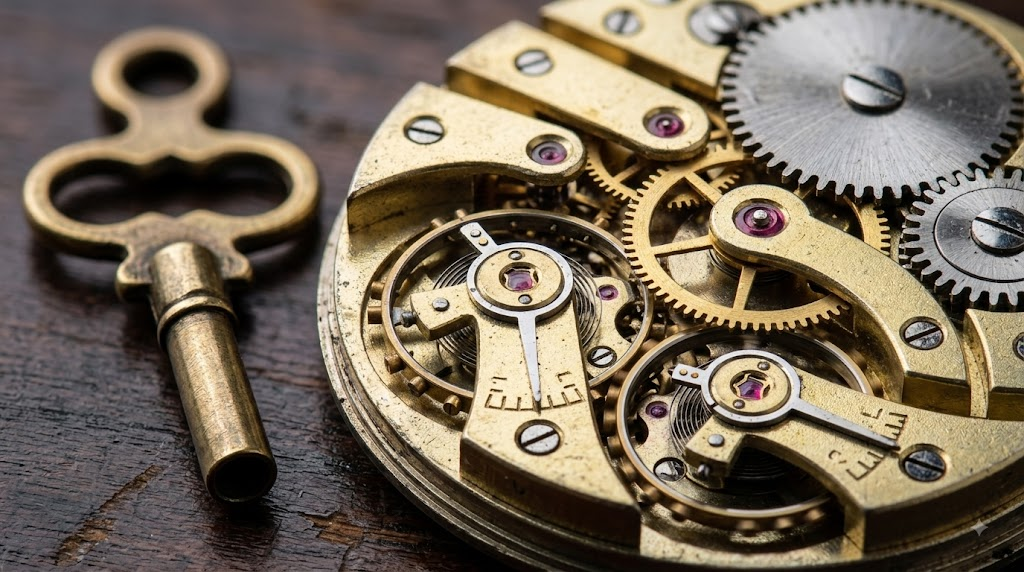
#> input picture Data/anh9.png, 1024 x 572 px
$ python recommend_gaussian.py   (older library calls are emulated)
#> lines starting #> are read from the running program, lines starting #| are printed output that depends on the picture; after the words box and inside, x2 and y2 are one past the last pixel; in counts of white or black regions, pixels touching at a corner belong together
#> in compare_methods, original is the input picture: shape (572, 1024, 3); mean B, G, R 89.6, 105.7, 117.8
### Processing/blur.py
import cv2

def blur_color(img_bgr, size=9, sigma=2.0):
    return cv2.GaussianBlur(img_bgr, (size, size), sigma)

### experiments/recommend_gaussian.py
"""
File thử nghiệm: So sánh Mean Blur (Average) và Gaussian Blur
cùng kernel size — không phải chức năng chính thức của app,
chỉ phục vụ mục đích phân tích, minh họa trong báo cáo.
"""
import sys, os
sys.path.append(os.path.abspath(os.path.join(os.path.dirname(__file__), "..")))

import cv2
import numpy as np
import matplotlib.pyplot as plt
from skimage.metrics import peak_signal_noise_ratio as psnr
from skimage.metrics import structural_similarity as ssim
from Processing.blur import blur_color  # chỉ hỗ trợ Gaussian

BASE_DIR = os.path.dirname(os.path.abspath(__file__))
OUTPUT_DIR = os.path.join(BASE_DIR, "experiments")
os.makedirs(OUTPUT_DIR, exist_ok=True)


def mean_blur_color(img_bgr, size=9):
    """Mean Blur - chưa có trong Processing/blur.py nên viết tạm ở đây để so sánh"""
#> called with size = 9
    return cv2.blur(img_bgr, (size, size))
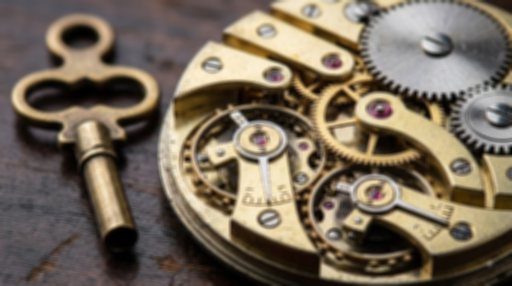
#> returned value: shape (572, 1024, 3) (shown at 1/2 size); mean of channels 0, 1, 2 89.6, 105.7, 117.8; drawn as B, G, R


def compute_metrics(original, processed):
    gray_orig = cv2.cvtColor(original, cv2.COLOR_BGR2GRAY)
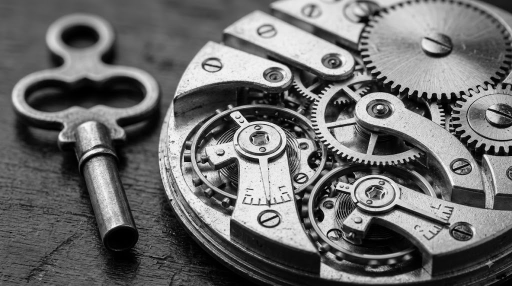
#> gray_orig: shape (572, 1024) (shown at 1/2 size); min 0, max 253, mean 107.5
    gray_proc = cv2.cvtColor(processed, cv2.COLOR_BGR2GRAY)
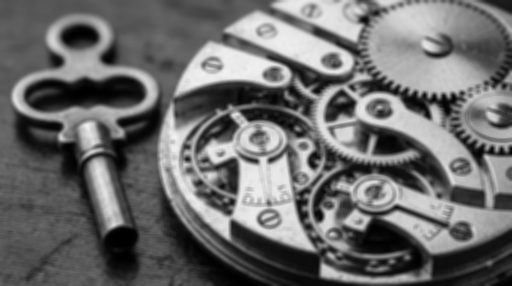
#> gray_proc: shape (572, 1024) (shown at 1/2 size); min 0, max 241, mean 107.5

    sharpness_val = cv2.Laplacian(gray_proc, cv2.CV_64F).var()
#> sharpness_val = 10.26

    edges_orig = cv2.Canny(gray_orig, 100, 200)
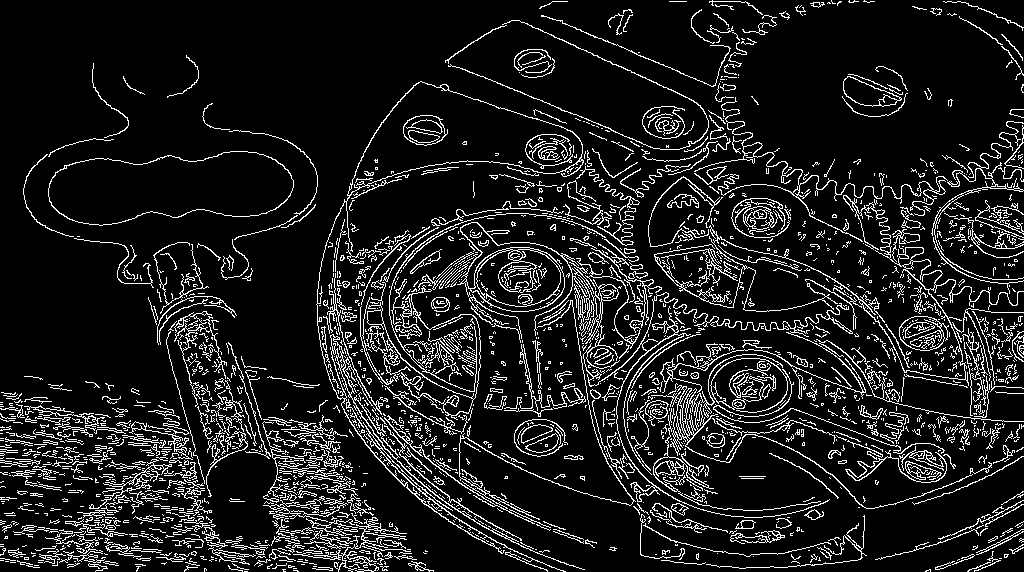
#> edges_orig: shape (572, 1024); 11.4% white in thin lines or dots
    edges_proc = cv2.Canny(gray_proc, 100, 200)
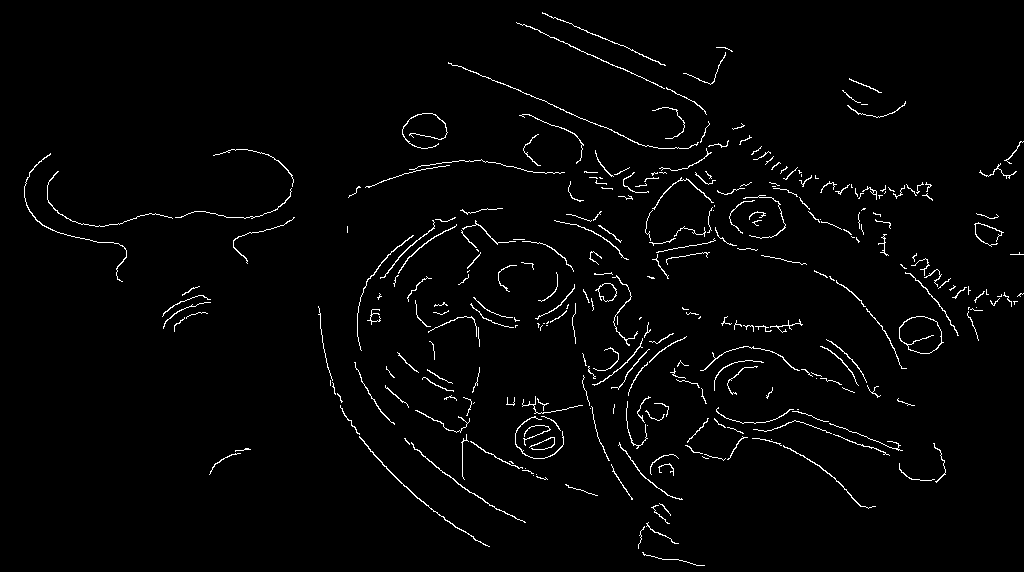
#> edges_proc: shape (572, 1024); 2.1% white in thin lines or dots
    edge_density_val = np.sum(edges_proc > 0) / max(np.sum(edges_orig > 0), 1)
#> edge_density_val = 0.184

    noise_orig = np.std(gray_orig.astype(np.float32) - cv2.GaussianBlur(gray_orig, (5, 5), 0).astype(np.float32))
#> noise_orig = 11.24
    noise_proc = np.std(gray_proc.astype(np.float32) - cv2.GaussianBlur(gray_proc, (5, 5), 0).astype(np.float32))
#> noise_proc = 1.34
    noise_reduction_val = noise_orig - noise_proc
#> noise_reduction_val = 9.9

    psnr_val = psnr(gray_orig, gray_proc)
#> psnr_val = 20.89
    ssim_val = ssim(gray_orig, gray_proc)
#> ssim_val = 0.631

    return {
        "sharpness": sharpness_val,
        "edge_density": edge_density_val,
        "noise_reduction": noise_reduction_val,
        "psnr": psnr_val,
        "ssim": ssim_val,
    }


def compare_methods(image_path, size=9, sigma=2.0):
    original = cv2.imread(image_path)
    mean_result = mean_blur_color(original, size=size)
    gaussian_result = blur_color(original, size=size, sigma=sigma)

    metrics_mean = compute_metrics(original, mean_result)
#> metrics_mean = {'sharpness': 10.26, 'edge_density': 0.184, 'noise_reduction': 9.9, 'psnr': 20.89, 'ssim': 0.631}
    metrics_gaussian = compute_metrics(original, gaussian_result)
#> in compute_metrics (call 2), `sharpness_val = cv2.Laplacian(gray_proc, cv2.CV_64F).var()`: sharpness_val = 18.06
#> in compute_metrics (call 2), `edges_proc = cv2.Canny(gray_proc, 100, 200)`:
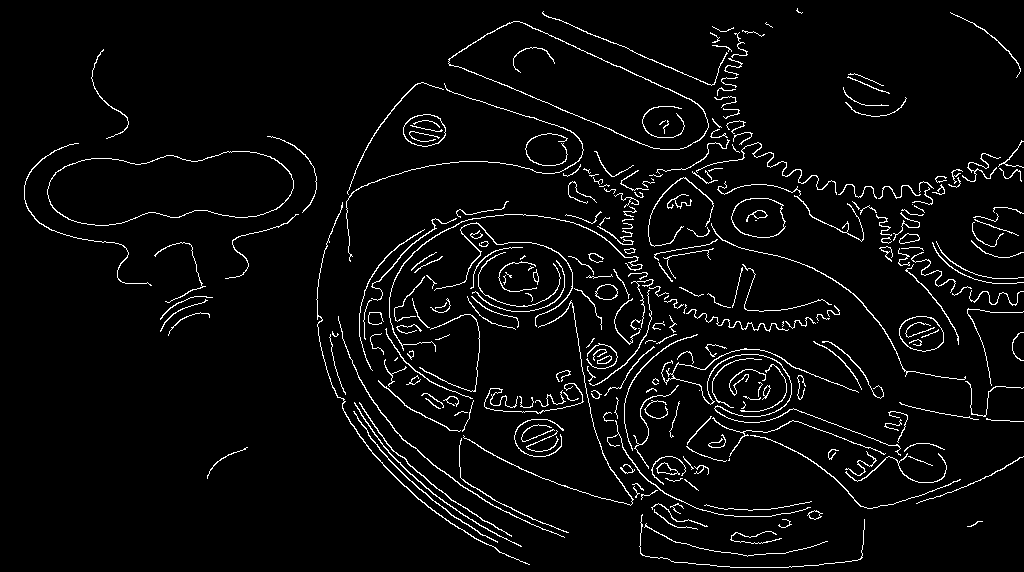
#> edges_proc: shape (572, 1024); 4.1% white in thin lines or dots
#> in compute_metrics (call 2), `edge_density_val = np.sum(edges_proc > 0) / max(np.sum(edges_orig > 0)..`: edge_density_val = 0.363
#> in compute_metrics (call 2), `noise_proc = np.std(gray_proc.astype(np.float32) - cv2.GaussianBlur(gr..`: noise_proc = 1.94
#> in compute_metrics (call 2), `noise_reduction_val = noise_orig - noise_proc`: noise_reduction_val = 9.3
#> in compute_metrics (call 2), `psnr_val = psnr(gray_orig, gray_proc)`: psnr_val = 23.22
#> in compute_metrics (call 2), `ssim_val = ssim(gray_orig, gray_proc)`: ssim_val = 0.759
#> metrics_gaussian = {'sharpness': 18.06, 'edge_density': 0.363, 'noise_reduction': 9.3, 'psnr': 23.22, 'ssim': 0.759}

    print(f"{'Chỉ số':<18}{'Mean Blur':<15}{'Gaussian Blur':<15}")
    for key in metrics_mean:
        print(f"{key:<18}{metrics_mean[key]:<15.3f}{metrics_gaussian[key]:<15.3f}")
#> this loop made 5 passes
#> key on passes 1 to 5: 'sharpness', 'edge_density', 'noise_reduction', 'psnr', 'ssim'
#> (printed output is left out)

    fig = plt.figure(figsize=(15, 10))
    gs = fig.add_gridspec(2, 1, height_ratios=[1, 1.2], hspace=0.35)

    gs_top = gs[0].subgridspec(1, 3)
    images = [original, mean_result, gaussian_result]
    titles = ["Ảnh gốc", f"Mean Blur (size={size})", f"Gaussian Blur (size={size}, σ={sigma})"]
    for i, (img, title) in enumerate(zip(images, titles)):
        ax = fig.add_subplot(gs_top[0, i])
        ax.imshow(cv2.cvtColor(img, cv2.COLOR_BGR2RGB))
        ax.set_title(title)
        ax.axis("off")
#> this loop made 3 passes
#> title on passes 1 to 3: 'Ảnh gốc', 'Mean Blur (size=9)', 'Gaussian Blur (size=9, σ=2.0)'

    ax_bar = fig.add_subplot(gs[1])
    labels = list(metrics_mean.keys())
#> labels = ['sharpness', 'edge_density', 'noise_reduction', 'psnr', 'ssim']
    mean_vals = list(metrics_mean.values())
#> mean_vals = [10.26, 0.184, 9.9, 20.89, 0.631]
    gaussian_vals = list(metrics_gaussian.values())
#> gaussian_vals = [18.06, 0.363, 9.3, 23.22, 0.759]

    x = np.arange(len(labels))
#> x = [0, 1, 2, 3, 4]
    width = 0.35
    ax_bar.bar(x - width / 2, mean_vals, width, label="Mean Blur", color="steelblue")
    ax_bar.bar(x + width / 2, gaussian_vals, width, label="Gaussian Blur", color="salmon")
    ax_bar.set_xticks(x)
    ax_bar.set_xticklabels(labels)
    ax_bar.set_title("So sánh chỉ số: Mean Blur vs Gaussian Blur")
    ax_bar.legend()

    plt.savefig(os.path.join(OUTPUT_DIR, "mean_vs_gaussian_full.png"))
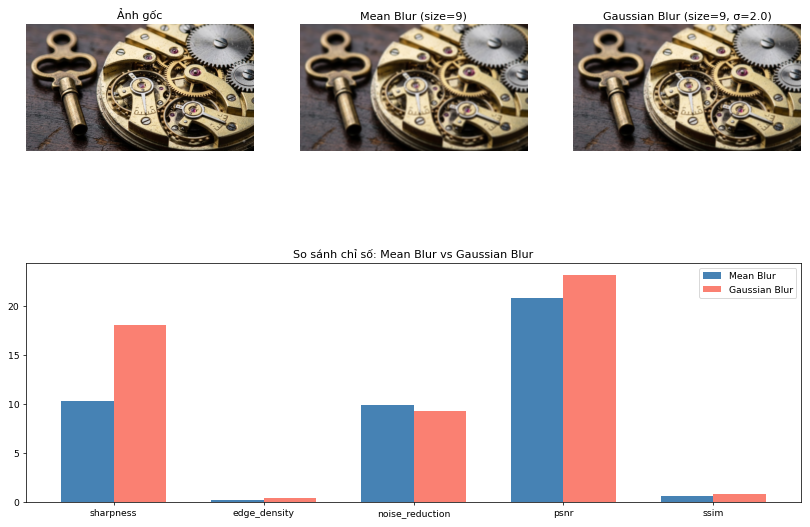
#> figure drawn by matplotlib, 4 panels; panel 4: tallest bar 20.89 high, from x = 2.65 to 3; panel 4: tallest bar 23.22 high, from x = 3 to 3.35
    plt.show()

    return metrics_mean, metrics_gaussian


if __name__ == "__main__":
    image_path = os.path.join(BASE_DIR, "..", "Data", "anh9.png")
    compare_methods(image_path, size=9, sigma=2.0)

$ run again, with Data/anh10.png copied over Data/anh9.png
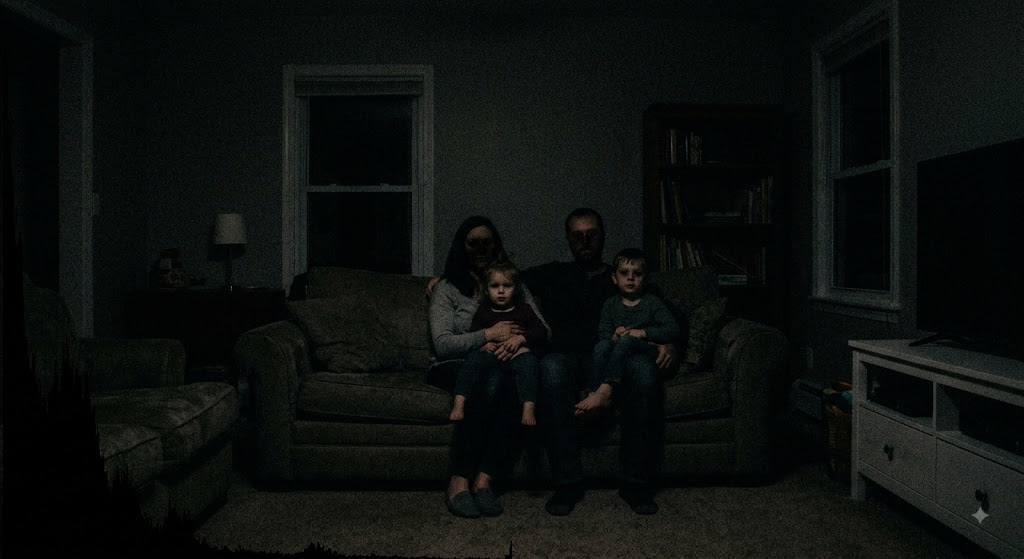
#> input picture Data/anh10.png, 1024 x 559 px
#> in compare_methods, original is the input picture: shape (559, 1024, 3); mean B, G, R 13.5, 15.5, 11.7
#> sharpness_val = 1.69
#> in compute_metrics, `edges_orig = cv2.Canny(gray_orig, 100, 200)`:
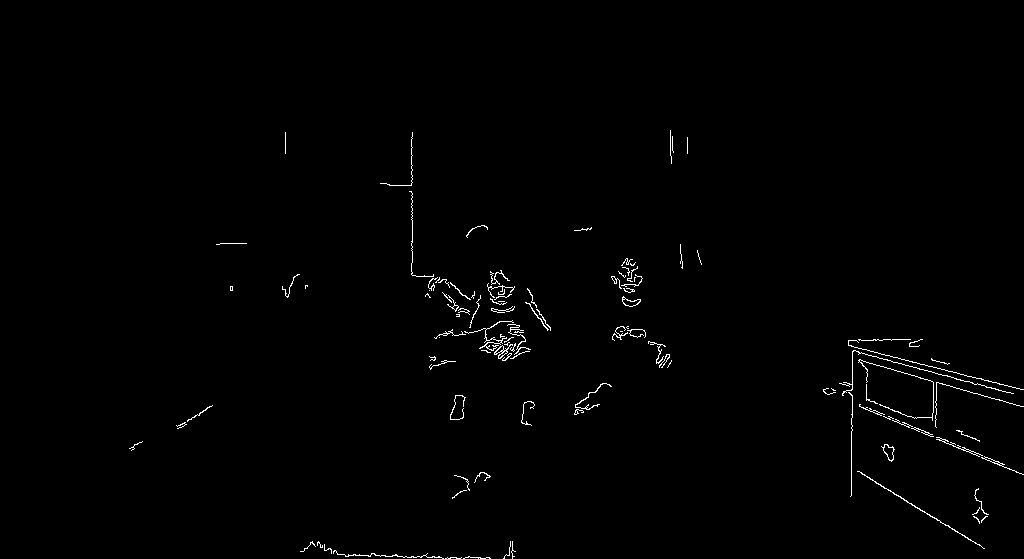
#> edges_orig: shape (559, 1024); 0.8% white in thin lines or dots, all inside (x1, y1, x2, y2) = (129, 130, 1024, 559)
#> edges_proc: shape (559, 1024); every value is 0
#> edge_density_val = 0
#> noise_orig = 3.53
#> noise_proc = 0.373
#> noise_reduction_val = 3.16
#> psnr_val = 33.89
#> ssim_val = 0.801
#> metrics_mean = {'sharpness': 1.69, 'edge_density': 0, 'noise_reduction': 3.16, 'psnr': 33.89, 'ssim': 0.801}
#> metrics_gaussian = {'sharpness': 1.74, 'edge_density': 0, 'noise_reduction': 3.12, 'psnr': 35.12, 'ssim': 0.838}
#> the loop in compare_methods, `for key in metrics_mean:` made 5 passes
#> key on passes 1 to 5: 'sharpness', 'edge_density', 'noise_reduction', 'psnr', 'ssim'
#> (printed output is left out)
#> the loop in compare_methods, `for i, (img, title) in enumerate(zip(images, titles)):` made 3 passes
#> title on passes 1 to 3: 'Ảnh gốc', 'Mean Blur (size=9)', 'Gaussian Blur (size=9, σ=2.0)'
#> labels = ['sharpness', 'edge_density', 'noise_reduction', 'psnr', 'ssim']
#> mean_vals = [1.69, 0, 3.16, 33.89, 0.801]
#> gaussian_vals = [1.74, 0, 3.12, 35.12, 0.838]
#> x = [0, 1, 2, 3, 4]
#> in compare_methods, `plt.savefig(os.path.join(OUTPUT_DIR, "mean_vs_gaussian_full.png"))`:
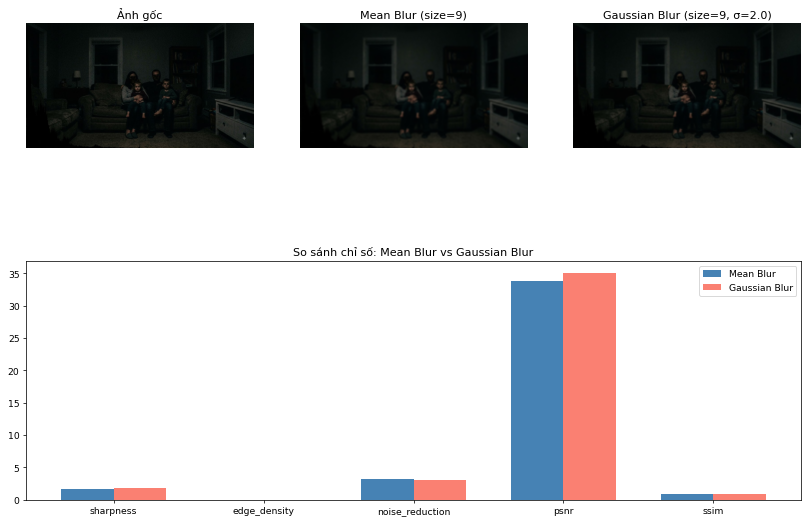
#> figure drawn by matplotlib, 4 panels; panel 4: tallest bar 33.89 high, from x = 2.65 to 3; panel 4: tallest bar 35.12 high, from x = 3 to 3.35
